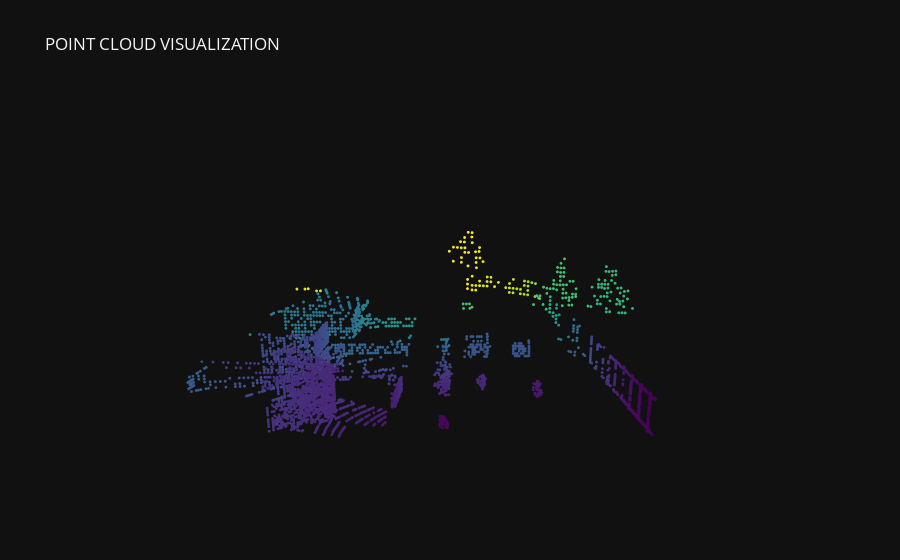

Notebook code cell kept with this figure:
### Code cell
PCD_CAM_VIEW = dict(
            up=dict(x=0, y=0, z=1),
            eye=dict(x=-1, y=0, z=0.2)
    )

PCD_SCENE=dict(
        xaxis=dict(visible=False),#,range=[-30,30]),
        yaxis=dict(visible=False),#,range=[-100,0]),
        zaxis=dict(visible=False,),
        aspectmode='manual', #this string can be 'data', 'cube', 'auto', 'manual'
        aspectratio=dict(x=1, y=1, z=0.2),
)

# Function plots point cloud data along with ground truth boxes to the scene
lidar_3d_plots = get_lidar3d_plots(temp, pc_kwargs=dict(colorscale='viridis', marker_size=1))
layout = dict(template="plotly_dark", scene=PCD_SCENE, scene_camera = PCD_CAM_VIEW, title="POINT CLOUD VISUALIZATION")
fig = go.Figure(data=lidar_3d_plots, layout=layout)
fig.show()

### Figure 1 — Plotly figure (JSON) as saved in the notebook; plotly's stock layout.template omitted (floating-point values rounded to 4 significant figures; data arrays with more than 128 entries replaced by an {"elided": "..."} marker saying what was removed)
{"data": [{"hoverinfo": "skip", "marker": {"color": {"elided": "3593 float values"}, "colorscale": [[0, "#440154"], [0.1111, "#482878"], [0.2222, "#3e4989"], [0.3333, "#31688e"], [0.4444, "#26828e"], [0.5556, "#1f9e89"], [0.6667, "#35b779"], [0.7778, "#6ece58"], [0.8889, "#b5de2b"], [1, "#fde725"]], "opacity": 1, "size": 1}, "mode": "markers", "showlegend": false, "type": "scatter3d", "x": {"elided": "3593 float values"}, "y": {"elided": "3593 float values"}, "z": {"elided": "3593 float values"}}], "layout": {"scene": {"aspectmode": "manual", "aspectratio": {"x": 1, "y": 1, "z": 0.2}, "camera": {"eye": {"x": -1, "y": 0, "z": 0.2}, "up": {"x": 0, "y": 0, "z": 1}}, "xaxis": {"visible": false}, "yaxis": {"visible": false}, "zaxis": {"visible": false}}, "title": {"text": "POINT CLOUD VISUALIZATION"}}}
